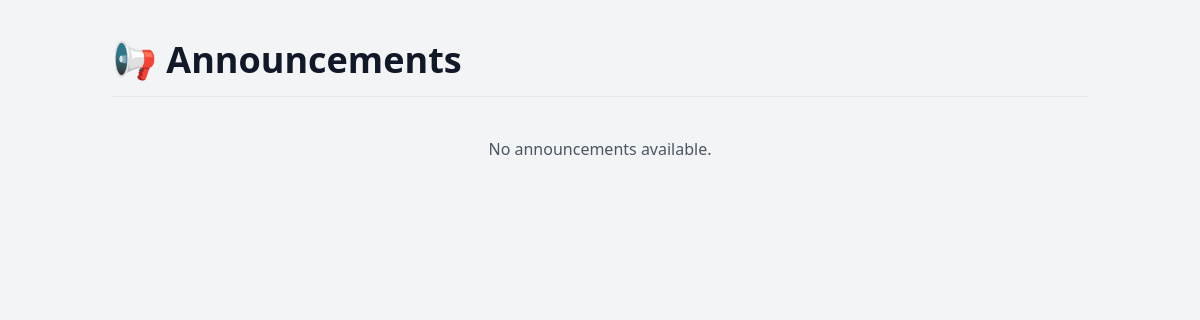
/announcements/ (signed in), run on an earlier commit of the app's database.
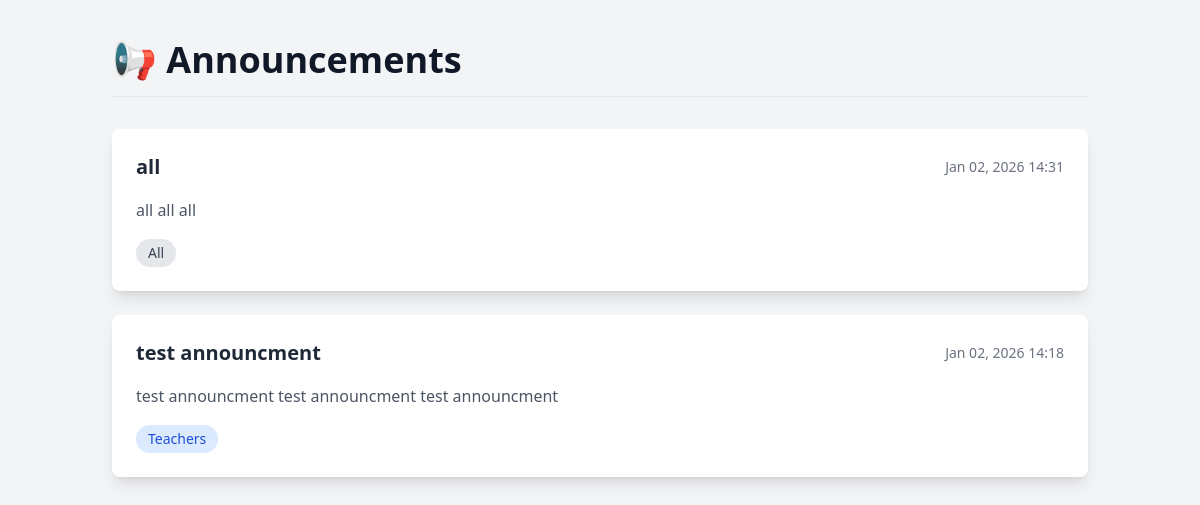
And on a later commit of the database.
### core/models.py (models this page shows, shortened)
class Announcement(models.Model):
    ANNOUNCEMENT_FOR_CHOICES = [
        ('All', 'All Users'),
        ('Students', 'Students Only'),
        ('Teachers', 'Teachers Only'),
        ]
    title = models.CharField(max_length=200)
    content = models.TextField()
    published_date = models.DateTimeField(auto_now_add=True)
    announcment_for = models.CharField(max_length=50, default='All',null=True, blank=True, choices=ANNOUNCEMENT_FOR_CHOICES)

### core/views.py (the view)
# urls.py: path('announcements/', views.announcement_list, name='announcement_list'),
def announcement_list(request):
    announcements = Announcement.objects.order_by('-published_date')
    return render(request, 'announcements.html', {'announcements': announcements})

### templates/announcements.html (shortened to what this page needs)
<!DOCTYPE html>
<html lang="en">
<head>
  <script src="https://cdn.tailwindcss.com"></script>
</head>
<body class="bg-gray-100 min-h-screen">
  <div class="container mx-auto px-6 py-10">
    <h1 class="text-4xl font-bold text-gray-900 mb-8 border-b pb-4">
      📢 Announcements
    </h1>
    {% if announcements %}
  <div class="space-y-6">
    {% for announcement in announcements %}
      {% if announcement.announcment_for == 'All' %}
        <div class="bg-white shadow-lg rounded-lg p-6 hover:shadow-xl transition-shadow duration-300">
          <div class="flex items-center justify-between mb-4">
            <h2 class="text-xl font-semibold text-gray-800">{{ announcement.title }}</h2>
            <span class="text-sm text-gray-500">
              {{ announcement.published_date|date:"M d, Y H:i" }}
            </span>
          </div>
          <p class="text-gray-600 leading-relaxed mb-4">
            {{ announcement.content }}
          </p>
          <span class="inline-block text-sm font-medium px-3 py-1 rounded-full bg-gray-200 text-gray-700">
            {{ announcement.announcment_for }}
          </span>
        </div>
      {% elif announcement.announcment_for == 'Teachers' and user.teacherprofile_profile %}
        <div class="bg-white shadow-lg rounded-lg p-6 hover:shadow-xl transition-shadow duration-300">
          <div class="flex items-center justify-between mb-4">
            <h2 class="text-xl font-semibold text-gray-800">{{ announcement.title }}</h2>
            <span class="text-sm text-gray-500">
              {{ announcement.published_date|date:"M d, Y H:i" }}
            </span>
          </div>
          <p class="text-gray-600 leading-relaxed mb-4">
            {{ announcement.content }}
          </p>
          <span class="inline-block text-sm font-medium px-3 py-1 rounded-full bg-blue-100 text-blue-700">
            {{ announcement.announcment_for }}
          </span>
        </div>
      {% endif %}
    {% endfor %}
  </div>
{% else %}
  <p class="text-gray-600 text-center mt-10">No announcements available.</p>
{% endif %}
  </div>
</body>
</html>

What changed in the data, as far as the page shows it:
added Announcement: title "all", published_date "Jan 02, 2026 14:31", content "all all all", announcment_for "All"
added Announcement: title "test announcment", published_date "Jan 02, 2026 14:18", content "test announcment test announcment test announcment", announcment_for "Teachers"
Also different on the page:
text no longer shown: "No announcements available."
